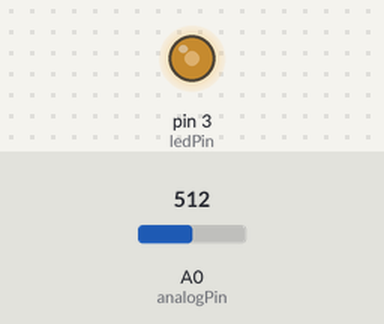
The sketch below on a simulated Arduino Uno, built with avr-gcc and run on an emulated ATmega328P. Parts: output pins drawn as LEDs (lit = HIGH). The test bench sets the inputs (shaded band); at power-on: A0 (analogPin) = 512.

Above: at 1.2 s.
1.3 s: A0 (analogPin) set to 716
At 1.6 s:
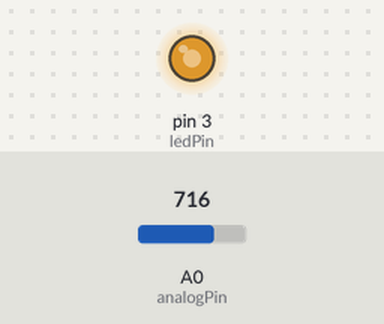
2.8 s: A0 (analogPin) set to 900
At 4.0 s:
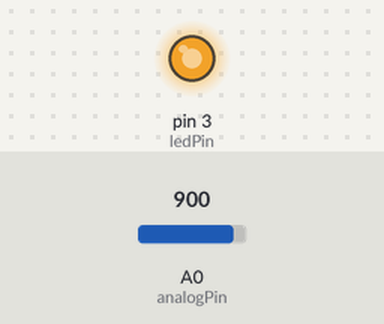
4.3 s: A0 (analogPin) set to 122
At 5.2 s:
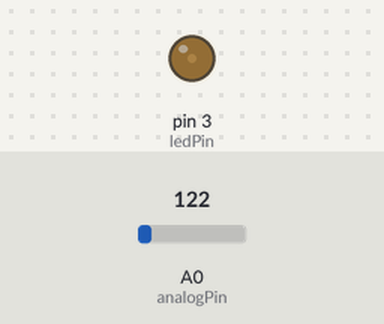
5.8 s: A0 (analogPin) set to 0
At 6.4 s:
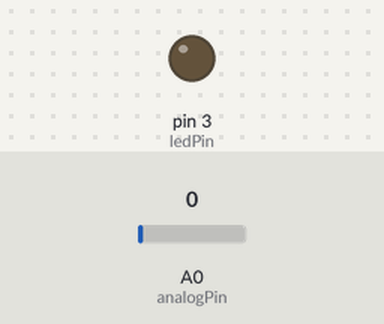
Timing chart, 0 to 8.3 s (numbered marks = the images above; inputs shaded):
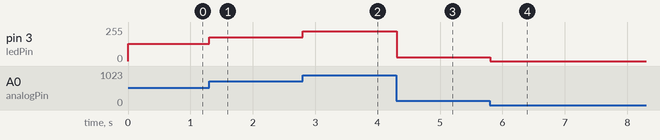

The sketch:

var_led_pmw.ino
```cpp
int ledPin = 3;  //펄스폭변조 가능한 핀으로 써야 했다고!!!!
int analogPin = A0;

void setup() {

}

void loop() {
  int sensorInput = analogRead(analogPin);  //A0핀 읽어서 센서로 입력.
  analogWrite(ledPin, sensorInput/4);  //센서값 나눠서 2번 led에 쓰기?
  //아날로그라이트는 255까지만 받을 수 있대서 나눠준 거래.
  delay(100);
}
```

Measured:
- after the input at 1.3 s, pin 3 (ledPin): 128/255 → 179/255 at once
- after the input at 2.8 s, pin 3 (ledPin): 179/255 → 225/255 at once
- after the input at 4.3 s, pin 3 (ledPin): 225/255 → 30/255 at once
- after the input at 5.8 s, pin 3 (ledPin): 30/255 → 0/255 at once
